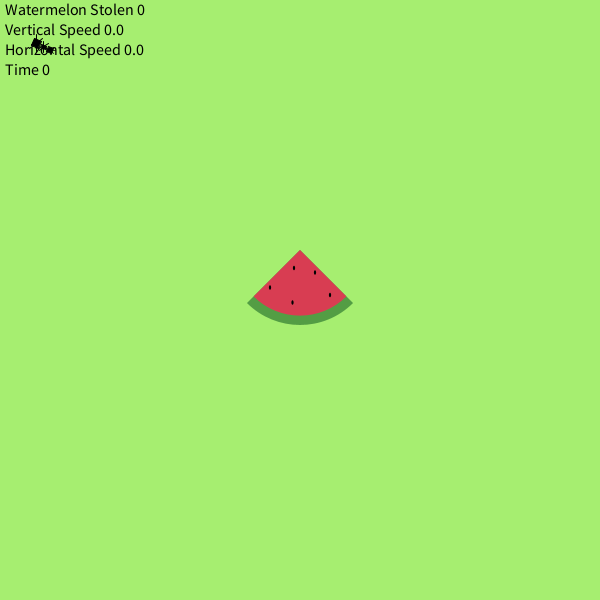
Frame 1 (no input)
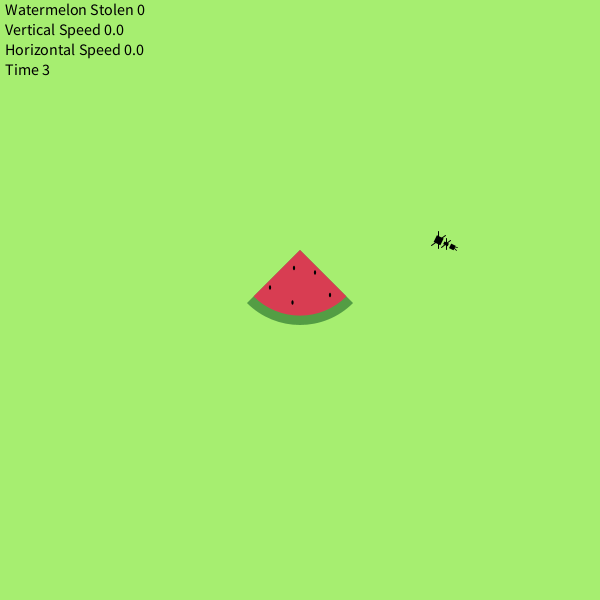
Frame 60 (the mouse pressed at the canvas centre just before this capture)
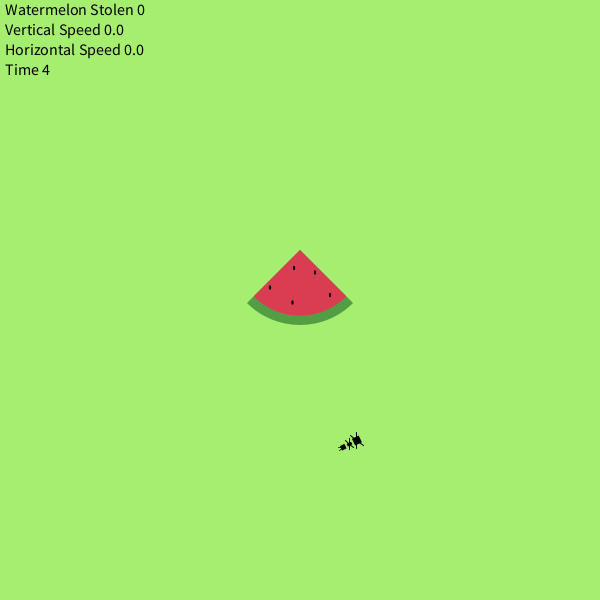
Frame 120 (the mouse held since frame 60 and released just before this capture)

The Processing sketch that drew these frames (run headless with seeded random() and noise(); from frame 60 on, the mouse is pressed at the canvas centre):

// Processing sketch: processing_42541
// ── processing_42541.pde

//Homework 8
//Samantha Zucker
//Copyright Pittsburgh, PA, October 2011

float axspeed, ayspeed, rotAngle; // move ant variables
float ax, ay, dia, spa; //draw ant variables
float wx, wy, wh, ww; // draw melon variables
float wxspeed, wyspeed;//move melon variables
float asx, asy; //side ant variables

//stats
int collisionCount;
boolean collision;


////////////////////////////
void setup()
{
 size (600,600);
 smooth();


 wx = width/2;
 wy = height/2;
 ww = 150;
 wh = 150;  
 
 wxspeed = 0;
 wyspeed = 0;
 axspeed = random(1,10);
 ayspeed = random(1,10);
 ax = 50;
 ay = 50;
 
 asx = width/2 - ww*.1;
 asy = height/2 - wh/3 + wh/2;
 
 dia = 5;
 rotAngle = atan2 (axspeed, ayspeed);
 
 collisionCount = 0;
 collision = false;
 
 
}
/////////////////////////////
void draw()
{
  if ( dist(ax,ay, wx,wy) <= 50)
    {
    collision = true; 
    }
  if (collision == true)
    {
    background(166,238,112); 
    antSide();
    melonTake();
    collisionCount = collisionCount + 1; 
      
        if (wx + ww/2 <= 0)
           {
           collision = false;
           wx = width/2;
           wy = height/2;
           wxspeed = 0;
           wyspeed = 0;
           ax = 50;
           ay = 50;
           asx = width/2 - ww*.1;
           asy = height/2 - wh/3 + wh/2;
           }
    }
  else
      {
      background(166,238,112); 
      moveAnts(); 
      drawMelon(); 
      moveMelon();
      catchMelon();
      showData(); 
      }
}
/////////////////////////////
void showData()
{
  int time = millis()/1000;
  
  textSize(16);
  fill(0);
  text ("Watermelon Stolen" + " " + collisionCount/375, 5, 15);
  text ("Vertical Speed" + " " + wyspeed, 5, 35);
  text ("Horizontal Speed" + " " + wxspeed, 5, 55);
  text ("Time" + " " + time, 5, 75);
}
/////////////////////////////
void catchMelon()
{
 if (wx < 0 || wx > width || wy < 0 || wy > height)
  {
   textMode(CENTER);
   text("Don't let the ants scare you off!\nPress space to get your melon back", width/2, height*.75);   
  } 
}
/////////////////////////////
void melonTake()
{
        
        wx = wx - 1;

        wy = height/2 - wh/3;
        
        noStroke();
        fill(83,157,68);
        arc(wx, wy, ww, wh, PI*.25, PI*.75);
        fill(216,61,82);
        arc(wx, wy, ww*.875, wh *.875,PI*.25, PI*.75);
        fill(0);
        ellipse(wx+ww*.2 , wy+wh*.3 , ww*.015,  wh*.03);
        ellipse(wx+ww*.1 , wy+wh*.15 , ww*.015,  wh*.03);
        ellipse(wx-ww*.2 , wy+wh*.25 , ww*.015,  wh*.03);
        ellipse(wx-ww*.05 , wy+wh*.35 , ww*.015,  wh*.03);
        ellipse(wx-ww*.04 , wy+wh*.12 , ww*.015,  wh*.03);
}
/////////////////////////////
void antSide()
{
  
    asx = asx - 1;
   
    noSmooth();
   
    dia = 5;
    spa = dia*.4;
    fill(0);
    rectMode(CORNER);
    dia = 5;
    spa = dia*.4;
    
    rect(asx, asy, dia, dia);
    rect(asx + dia + spa, asy + dia*.4, dia, dia*.6);
    rect(asx + dia*2 + spa*2, asy - dia/2, dia*1.5, dia*1.5);
    
    stroke(0);
    strokeWeight(1);
    //middle section legs
    line(( asx + dia + spa + dia*.33), (asy + dia*.5), (asx + dia + spa + dia*.33), (asy + dia*1.25)); 
    line(( asx + dia + spa + dia*.66), (asy + dia*.5), (asx + dia + spa + dia*.66), (asy + dia*1.25));
    
    //back legs
    line(( asx + dia*2 + spa*2 + (dia*1.5)*.33), (asy + dia*.5), (asx + dia*2 + spa*2 + (dia*1.5)*.33), (asy + dia*1.25));
    line(( asx + dia*2 + spa*2 + (dia*1.5)*.66), (asy + dia*.5), (asx + dia*2 + spa*2 + (dia*1.5)*.66), (asy + dia*1.25));
     
}
/////////////////////////////
void moveMelon()
{
 wx = wx + wxspeed;
 wy = wy + wyspeed; 
}
/////////////////////////////
void keyPressed()
{  
  if(collision ==false)
  {
    wx = wx + wxspeed;
    wy = wy + wyspeed; 
    
    if(keyCode == UP)
    {
     wyspeed = wyspeed - .1; 
    }
    if(keyCode == DOWN)
    {
     wyspeed = wyspeed + .1; 
    }
    if(keyCode == LEFT)
    {
      wxspeed = wxspeed -.1;
    }
    if(keyCode == RIGHT)
    {
      wxspeed = wxspeed +.1;
    } 
    if(key == ' ')
    {
     wx = width/2;
     wxspeed = 0;
     wy = height/2; 
     wyspeed = 0;
    }
  }
}
/////////////////////////////
void drawMelon()
{

  pushMatrix();
    translate(0, -wh/3);    

        
        noStroke();
        fill(83,157,68);
        arc(wx, wy, ww, wh, PI*.25, PI*.75);
        fill(216,61,82);
        arc(wx, wy, ww*.875, wh *.875,PI*.25, PI*.75);
        fill(0);
        ellipse(wx+ww*.2 , wy+wh*.3 , ww*.015,  wh*.03);
        ellipse(wx+ww*.1 , wy+wh*.15 , ww*.015,  wh*.03);
        ellipse(wx-ww*.2 , wy+wh*.25 , ww*.015,  wh*.03);
        ellipse(wx-ww*.05 , wy+wh*.35 , ww*.015,  wh*.03);
        ellipse(wx-ww*.04 , wy+wh*.12 , ww*.015,  wh*.03);
    popMatrix();      
}
////////////////////////////
void moveAnts()
{
   
  pushMatrix( );
       translate( ax, ay ); 
       rotate( -rotAngle+3*PI/2 );
       antsTop(0,0,5);     
  popMatrix( );
  
  ax = ax + axspeed;
 
  if(ax  > width || ax  < 0)
 {
   axspeed = axspeed *(-1);
   rotAngle = atan2 (axspeed, ayspeed);
 }
ay = ay + ayspeed;
 
 if( ay  > height || ay  < 0)
 {
  ayspeed = ayspeed *(-1);
  rotAngle = atan2 (axspeed, ayspeed);
 }

}
/////////////////////////////
void antsTop(float ax, float ay, float dia)
{
  float spa;
  spa = dia*.4;
  

      fill(0);

     rectMode(CENTER);
      
      rect(ax, ay, dia, dia);
      rect(ax + dia + spa, ay, dia, dia*.6);
      rect(ax + dia*2.25 + spa*2, ay, dia*1.5, dia*1.5);
      
      stroke(0);
      strokeWeight(.8);
      //antenna
      line(ax, ay, ax - dia, ay - dia/3);
      line(ax, ay, ax - dia, ay + dia/3);
      
      strokeWeight(1);
      //middle legs
      line(ax + dia + spa, ay, ax + dia*.5 + spa, ay - dia);
      line(ax + dia + spa, ay, ax + dia*1.5 + spa, ay - dia);
      
      line(ax + dia + spa, ay,  ax + dia*.5 + spa, ay + dia);
      line(ax + dia + spa, ay, ax + dia*1.5 + spa, ay + dia);
      
      //back legs
      line(ax + dia*2.25 + spa*2, ay, ax + dia*1.5 + spa*2, ay - dia*1.5);
      line(ax + dia*2.25 + spa*2, ay,   ax + dia*3 + spa*2, ay - dia*1.5);
      
      line(ax + dia*2.25 + spa*2, ay, ax + dia*1.5 + spa*2, ay + dia*1.5);
      line(ax + dia*2.25 + spa*2, ay, ax + dia*3 + spa*2,   ay + dia*1.5);
  
}
